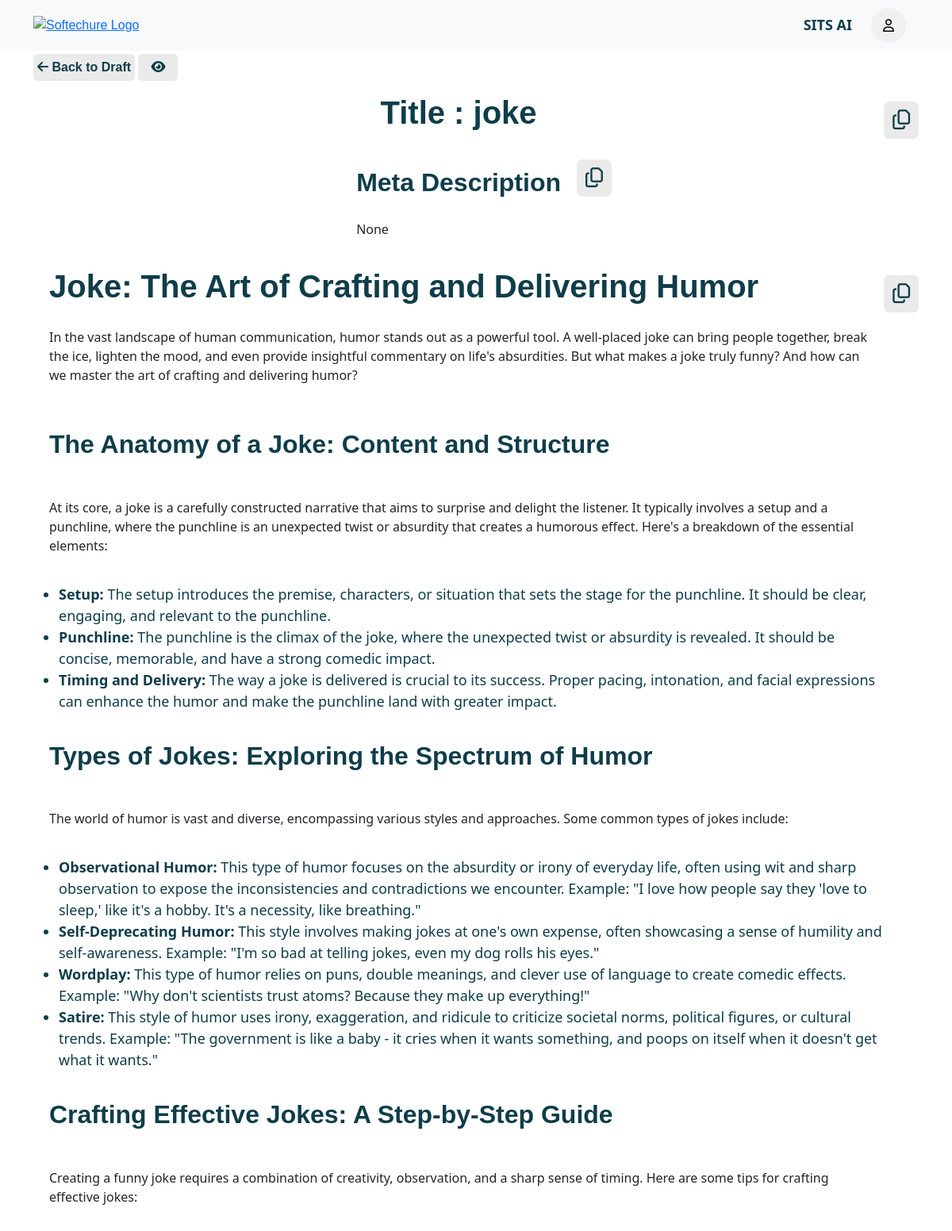
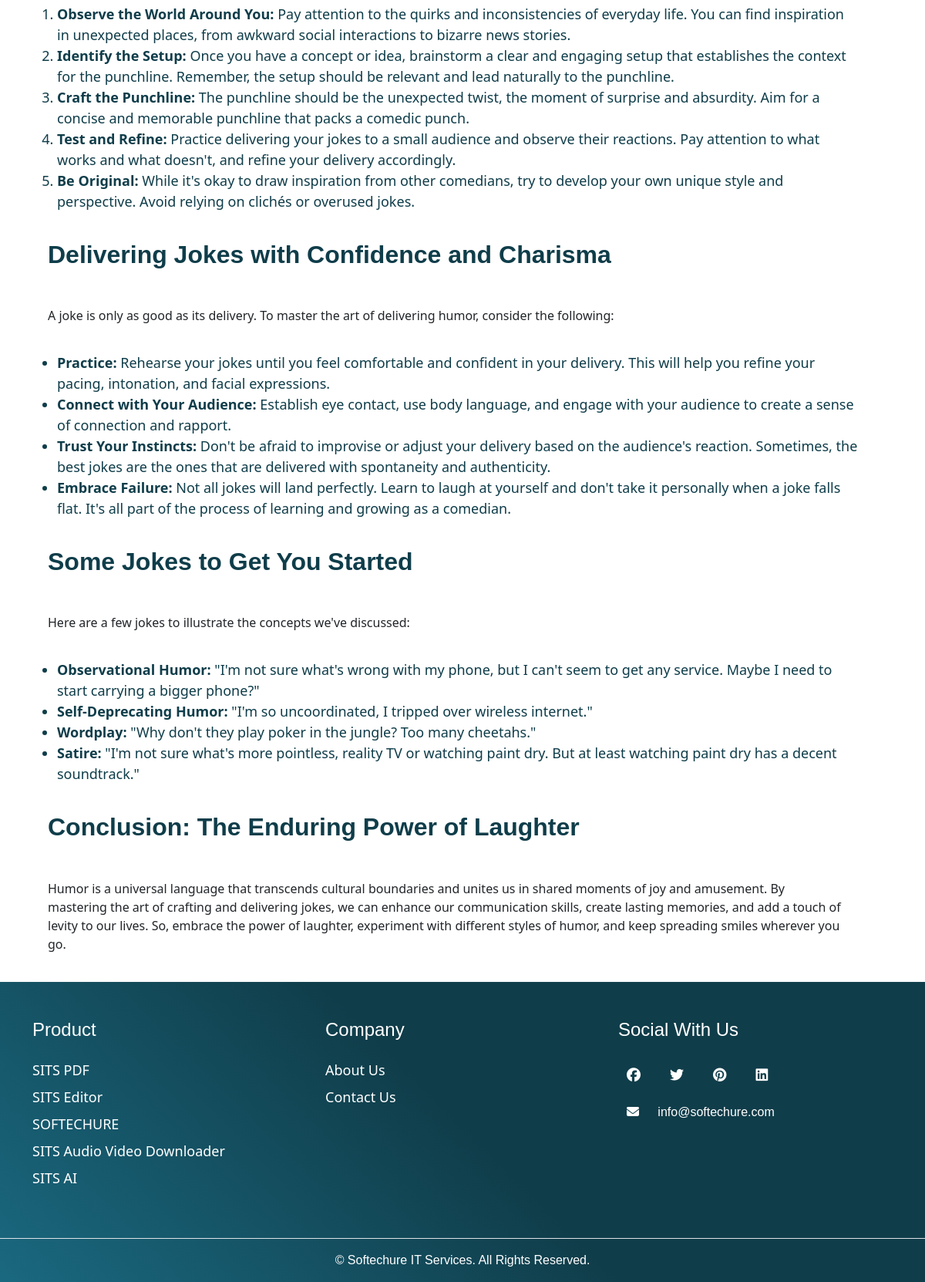
/my_drafts/240/ (signed in), run on the app's committed database (2 pictures, top to bottom).
### content_creator/models.py (models this page shows, shortened)
class BlogPost(models.Model):
    title = models.CharField(max_length=200, null=True)
    keywords = models.CharField(max_length=200, null=True)
    language = models.CharField(max_length=200, null=True)
    content = models.TextField()
    reference = models.CharField(max_length=200, null=True)
    length = models.CharField(max_length=200, null=True)
    meta_description = models.TextField(max_length=1000, null=True)
    image_url = models.URLField()
    user = models.ForeignKey(settings.AUTH_USER_MODEL, on_delete=models.CASCADE, null=True)
    created_at = models.DateTimeField(auto_now_add=True)
    updated_at = models.DateTimeField(auto_now=True, null=True)

### content_creator/views.py (the view)
# urls.py: path("my_drafts/<pk>/", views.view_draft, name="view_draft"),
@login_required
def view_draft(request, pk):
    user = request.user
    draft = BlogPost.objects.get(pk=pk, user=user)
    return render(request, "view_draft.html", {"draft": draft})

### content_creator/templates/view_draft.html (shortened to what this page needs)
{% extends 'base.html' %}
{% load static %}
{% block content %}
  <div class="container mt-1 main-container">
    <a href="/my_drafts"><button class="back_button"><i class="fa-solid fa-arrow-left p-0"></i> Back to Draft</button></a>
    <button class="back_button" data-bs-toggle="modal" data-bs-target="#displayModal"><i class="fa-solid fa-eye py-0"></i></button>
    <div class="content-div my-3">
      <h1 class="title-heading text-center m-0">Title : {{ draft.title }}</h1>
      <button class="copy-btn" data-clipboard-text="{{ draft.title }}"><i class="far fa-copy"></i></button>
    </div>
    <div class="content-div">
      <div>
        <h2 class="pb-0">Meta Description</h2>
        <p>{{ draft.meta_description }}</p>
      </div>
      <button class="copy-description" data-clipboard-text="{{ draft.meta_description }}"><i class="far fa-copy"></i></button>
    </div>
    <div class="content-div">
      <div class="blog-content">{{ draft.content|safe }}</div>
      <button class="copy-html" data-clipboard-text="{{ draft.content }}"><i class="far fa-copy"></i></button>
    </div>
  </div>
{% endblock %}

### static/css/sits_creator.css (style rules this page uses)
body { font-family: sans-serif; line-height: 1.5 !important; margin: 0px !important; padding: 0px !important; background-color: unset !important; }
h1, h2, h3 { font-weight: 600; color: #0f3d4a !important; }
h2, h3 { padding: 20px; }
h1 { padding-left: 20px; padding-right: 20px; }
p { font-family: system-ui; padding: 20px; }
.copy-btn, .download-btn, .copy-html, .copy-description { border: none; background: transparent; position: relative; background: #eaeaea; color: #0f3d4a; border-radius: 7px; font-size: 25px; padding: 0%; margin-top: 10px; }
.content-div { display: flex; flex-direction: row; justify-content: center; align-items: flex-start; }
i { padding: 11px; }
.title-heading { width: -webkit-fill-available; }
li { font-family: system-ui; color: #0f3d4a; font-size: large; }
strong { color: #0f3d4a; }
body { font-family: 'Arial', sans-serif; background-color: #f4f4f4; margin: 0; padding: 0; }
.back_button { color: #0f3d4a; background-color: #eaeaea; border: none; border-radius: 5px; padding: 5px; font-weight: bold; }

### data on the page
BlogPost: title "joke", meta_description "None", content "Joke: The Art of Crafting and Delivering Humor In the vast landscape of human communication, humor stands out as a powerful tool. A well-placed joke can bring people together, break the ice, lighten the mood, and even provide insightful commentary on life's absurdities. But what makes a joke truly funny? And how can we master the art of crafting and delivering humor? The Anatomy of a Joke: Content and Structure At its core, a joke is a carefully constructed narrative that aims to surprise and delight the listener. It typically involves a setup and a punchline, where the punchline is an unexpected twist or absurdity that creates a humorous effect. Here's a breakdown of the essential…"
